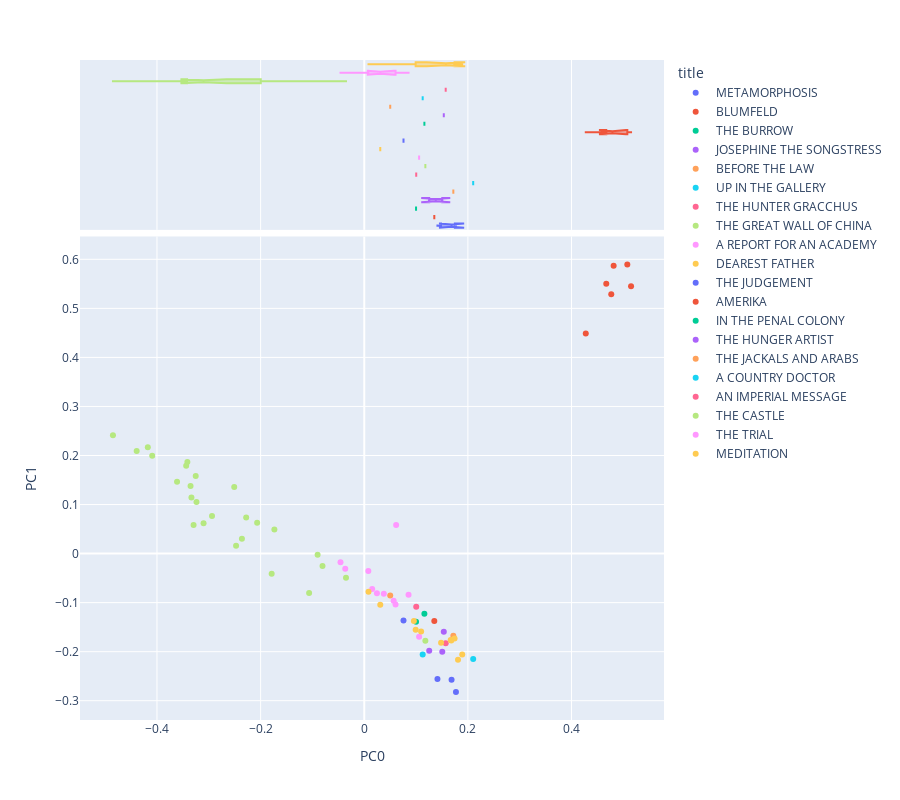

Notebook cell for this chart:
### Code cell
import pandas as pd
import numpy as np
from scipy.linalg import norm
import plotly_express as px
import seaborn as sns
from sklearn.decomposition import PCA
sns.set(style='ticks')
OHCO = ['book_id', 'chap_id']
# Added after class
norm_docs = True # This has the effect of exaggerating variance when False
center_term_vectors = True # This has the effect of demoting authorship when False
colors = "YlGnBu" 
# colors = "Spectral"




pca_engine = PCA(n_components=10)
DCM = pd.DataFrame(pca_engine.fit_transform(L2.fillna(0)), index=L2.index)
DCM.columns = ['PC{}'.format(i) for i in DCM.columns]
DCM = DCM.join(LIB[['author','title']], on='book_id') #the lavel i will use is work_type
def vis_pcs(M, a, b, label='author', hover_name='author', symbol=None, size=None):
    return px.scatter(M, f"PC{a}", f"PC{b}", color=label, hover_name=hover_name, 
                     symbol=symbol, size=size,
                     marginal_x='box', height=800)

def vis_loadings(a=0, b=1, hover_name='term_str'):
    return px.scatter(LOADINGS.reset_index(), f"PC{a}", f"PC{b}", 
                      text='term_str', hover_name='term_str',
                      size='dfidf', color='max_pos_group', 
                      marginal_x='box', height=800)
LOADINGS = pd.DataFrame(pca_engine.components_.T * np.sqrt(pca_engine.explained_variance_))
LOADINGS.columns = ["PC{}".format(i) for i in LOADINGS.columns]
LOADINGS.index = L2.columns
LOADINGS.index.name = 'term_str'
LOADINGS = LOADINGS.join(VOCAB)
vis_pcs(DCM, 0, 1, label='title', hover_name= 'title')

### Figure 1 — Plotly figure (JSON) as saved in the notebook; plotly's stock layout.template omitted (floating-point values rounded to 4 significant figures)
{"data": [{"hovertemplate": "<b>%{hovertext}</b><br><br>title=METAMORPHOSIS<br>PC0=%{x}<br>PC1=%{y}<extra></extra>", "hovertext": ["METAMORPHOSIS", "METAMORPHOSIS", "METAMORPHOSIS"], "legendgroup": "METAMORPHOSIS", "marker": {"color": "#636efa", "symbol": "circle"}, "mode": "markers", "name": "METAMORPHOSIS", "orientation": "v", "showlegend": true, "type": "scatter", "x": [0.1412, 0.177, 0.1685], "xaxis": "x", "y": [-0.2557, -0.2824, -0.2571], "yaxis": "y"}, {"alignmentgroup": "True", "hovertemplate": "<b>%{hovertext}</b><br><br>title=METAMORPHOSIS<br>PC0=%{x}<extra></extra>", "hovertext": ["METAMORPHOSIS", "METAMORPHOSIS", "METAMORPHOSIS"], "legendgroup": "METAMORPHOSIS", "marker": {"color": "#636efa", "symbol": "circle"}, "name": "METAMORPHOSIS", "notched": true, "offsetgroup": "METAMORPHOSIS", "showlegend": false, "type": "box", "x": [0.1412, 0.177, 0.1685], "xaxis": "x2", "yaxis": "y2"}, {"hovertemplate": "<b>%{hovertext}</b><br><br>title=BLUMFELD<br>PC0=%{x}<br>PC1=%{y}<extra></extra>", "hovertext": ["BLUMFELD"], "legendgroup": "BLUMFELD", "marker": {"color": "#EF553B", "symbol": "circle"}, "mode": "markers", "name": "BLUMFELD", "orientation": "v", "showlegend": true, "type": "scatter", "x": [0.1352], "xaxis": "x", "y": [-0.1374], "yaxis": "y"}, {"alignmentgroup": "True", "hovertemplate": "<b>%{hovertext}</b><br><br>title=BLUMFELD<br>PC0=%{x}<extra></extra>", "hovertext": ["BLUMFELD"], "legendgroup": "BLUMFELD", "marker": {"color": "#EF553B", "symbol": "circle"}, "name": "BLUMFELD", "notched": true, "offsetgroup": "BLUMFELD", "showlegend": false, "type": "box", "x": [0.1352], "xaxis": "x2", "yaxis": "y2"}, {"hovertemplate": "<b>%{hovertext}</b><br><br>title=THE BURROW<br>PC0=%{x}<br>PC1=%{y}<extra></extra>", "hovertext": ["THE BURROW"], "legendgroup": "THE BURROW", "marker": {"color": "#00cc96", "symbol": "circle"}, "mode": "markers", "name": "THE BURROW", "orientation": "v", "showlegend": true, "type": "scatter", "x": [0.09995], "xaxis": "x", "y": [-0.1389], "yaxis": "y"}, {"alignmentgroup": "True", "hovertemplate": "<b>%{hovertext}</b><br><br>title=THE BURROW<br>PC0=%{x}<extra></extra>", "hovertext": ["THE BURROW"], "legendgroup": "THE BURROW", "marker": {"color": "#00cc96", "symbol": "circle"}, "name": "THE BURROW", "notched": true, "offsetgroup": "THE BURROW", "showlegend": false, "type": "box", "x": [0.09995], "xaxis": "x2", "yaxis": "y2"}, {"hovertemplate": "<b>%{hovertext}</b><br><br>title=JOSEPHINE THE SONGSTRESS<br>PC0=%{x}<br>PC1=%{y}<extra></extra>", "hovertext": ["JOSEPHINE THE SONGSTRESS", "JOSEPHINE THE SONGSTRESS"], "legendgroup": "JOSEPHINE THE SONGSTRESS", "marker": {"color": "#ab63fa", "symbol": "circle"}, "mode": "markers", "name": "JOSEPHINE THE SONGSTRESS", "orientation": "v", "showlegend": true, "type": "scatter", "x": [0.1253, 0.1505], "xaxis": "x", "y": [-0.1982, -0.1999], "yaxis": "y"}, {"alignmentgroup": "True", "hovertemplate": "<b>%{hovertext}</b><br><br>title=JOSEPHINE THE SONGSTRESS<br>PC0=%{x}<extra></extra>", "hovertext": ["JOSEPHINE THE SONGSTRESS", "JOSEPHINE THE SONGSTRESS"], "legendgroup": "JOSEPHINE THE SONGSTRESS", "marker": {"color": "#ab63fa", "symbol": "circle"}, "name": "JOSEPHINE THE SONGSTRESS", "notched": true, "offsetgroup": "JOSEPHINE THE SONGSTRESS", "showlegend": false, "type": "box", "x": [0.1253, 0.1505], "xaxis": "x2", "yaxis": "y2"}, {"hovertemplate": "<b>%{hovertext}</b><br><br>title=BEFORE THE LAW<br>PC0=%{x}<br>PC1=%{y}<extra></extra>", "hovertext": ["BEFORE THE LAW"], "legendgroup": "BEFORE THE LAW", "marker": {"color": "#FFA15A", "symbol": "circle"}, "mode": "markers", "name": "BEFORE THE LAW", "orientation": "v", "showlegend": true, "type": "scatter", "x": [0.1719], "xaxis": "x", "y": [-0.1674], "yaxis": "y"}, {"alignmentgroup": "True", "hovertemplate": "<b>%{hovertext}</b><br><br>title=BEFORE THE LAW<br>PC0=%{x}<extra></extra>", "hovertext": ["BEFORE THE LAW"], "legendgroup": "BEFORE THE LAW", "marker": {"color": "#FFA15A", "symbol": "circle"}, "name": "BEFORE THE LAW", "notched": true, "offsetgroup": "BEFORE THE LAW", "showlegend": false, "type": "box", "x": [0.1719], "xaxis": "x2", "yaxis": "y2"}, {"hovertemplate": "<b>%{hovertext}</b><br><br>title=UP IN THE GALLERY<br>PC0=%{x}<br>PC1=%{y}<extra></extra>", "hovertext": ["UP IN THE GALLERY"], "legendgroup": "UP IN THE GALLERY", "marker": {"color": "#19d3f3", "symbol": "circle"}, "mode": "markers", "name": "UP IN THE GALLERY", "orientation": "v", "showlegend": true, "type": "scatter", "x": [0.2102], "xaxis": "x", "y": [-0.215], "yaxis": "y"}, {"alignmentgroup": "True", "hovertemplate": "<b>%{hovertext}</b><br><br>title=UP IN THE GALLERY<br>PC0=%{x}<extra></extra>", "hovertext": ["UP IN THE GALLERY"], "legendgroup": "UP IN THE GALLERY", "marker": {"color": "#19d3f3", "symbol": "circle"}, "name": "UP IN THE GALLERY", "notched": true, "offsetgroup": "UP IN THE GALLERY", "showlegend": false, "type": "box", "x": [0.2102], "xaxis": "x2", "yaxis": "y2"}, {"hovertemplate": "<b>%{hovertext}</b><br><br>title=THE HUNTER GRACCHUS<br>PC0=%{x}<br>PC1=%{y}<extra></extra>", "hovertext": ["THE HUNTER GRACCHUS"], "legendgroup": "THE HUNTER GRACCHUS", "marker": {"color": "#FF6692", "symbol": "circle"}, "mode": "markers", "name": "THE HUNTER GRACCHUS", "orientation": "v", "showlegend": true, "type": "scatter", "x": [0.1003], "xaxis": "x", "y": [-0.1083], "yaxis": "y"}, {"alignmentgroup": "True", "hovertemplate": "<b>%{hovertext}</b><br><br>title=THE HUNTER GRACCHUS<br>PC0=%{x}<extra></extra>", "hovertext": ["THE HUNTER GRACCHUS"], "legendgroup": "THE HUNTER GRACCHUS", "marker": {"color": "#FF6692", "symbol": "circle"}, "name": "THE HUNTER GRACCHUS", "notched": true, "offsetgroup": "THE HUNTER GRACCHUS", "showlegend": false, "type": "box", "x": [0.1003], "xaxis": "x2", "yaxis": "y2"}, {"hovertemplate": "<b>%{hovertext}</b><br><br>title=THE GREAT WALL OF CHINA<br>PC0=%{x}<br>PC1=%{y}<extra></extra>", "hovertext": ["THE GREAT WALL OF CHINA"], "legendgroup": "THE GREAT WALL OF CHINA", "marker": {"color": "#B6E880", "symbol": "circle"}, "mode": "markers", "name": "THE GREAT WALL OF CHINA", "orientation": "v", "showlegend": true, "type": "scatter", "x": [0.1179], "xaxis": "x", "y": [-0.1778], "yaxis": "y"}, {"alignmentgroup": "True", "hovertemplate": "<b>%{hovertext}</b><br><br>title=THE GREAT WALL OF CHINA<br>PC0=%{x}<extra></extra>", "hovertext": ["THE GREAT WALL OF CHINA"], "legendgroup": "THE GREAT WALL OF CHINA", "marker": {"color": "#B6E880", "symbol": "circle"}, "name": "THE GREAT WALL OF CHINA", "notched": true, "offsetgroup": "THE GREAT WALL OF CHINA", "showlegend": false, "type": "box", "x": [0.1179], "xaxis": "x2", "yaxis": "y2"}, {"hovertemplate": "<b>%{hovertext}</b><br><br>title=A REPORT FOR AN ACADEMY<br>PC0=%{x}<br>PC1=%{y}<extra></extra>", "hovertext": ["A REPORT FOR AN ACADEMY"], "legendgroup": "A REPORT FOR AN ACADEMY", "marker": {"color": "#FF97FF", "symbol": "circle"}, "mode": "markers", "name": "A REPORT FOR AN ACADEMY", "orientation": "v", "showlegend": true, "type": "scatter", "x": [0.1058], "xaxis": "x", "y": [-0.1697], "yaxis": "y"}, {"alignmentgroup": "True", "hovertemplate": "<b>%{hovertext}</b><br><br>title=A REPORT FOR AN ACADEMY<br>PC0=%{x}<extra></extra>", "hovertext": ["A REPORT FOR AN ACADEMY"], "legendgroup": "A REPORT FOR AN ACADEMY", "marker": {"color": "#FF97FF", "symbol": "circle"}, "name": "A REPORT FOR AN ACADEMY", "notched": true, "offsetgroup": "A REPORT FOR AN ACADEMY", "showlegend": false, "type": "box", "x": [0.1058], "xaxis": "x2", "yaxis": "y2"}, {"hovertemplate": "<b>%{hovertext}</b><br><br>title=DEAREST FATHER<br>PC0=%{x}<br>PC1=%{y}<extra></extra>", "hovertext": ["DEAREST FATHER"], "legendgroup": "DEAREST FATHER", "marker": {"color": "#FECB52", "symbol": "circle"}, "mode": "markers", "name": "DEAREST FATHER", "orientation": "v", "showlegend": true, "type": "scatter", "x": [0.03089], "xaxis": "x", "y": [-0.1044], "yaxis": "y"}, {"alignmentgroup": "True", "hovertemplate": "<b>%{hovertext}</b><br><br>title=DEAREST FATHER<br>PC0=%{x}<extra></extra>", "hovertext": ["DEAREST FATHER"], "legendgroup": "DEAREST FATHER", "marker": {"color": "#FECB52", "symbol": "circle"}, "name": "DEAREST FATHER", "notched": true, "offsetgroup": "DEAREST FATHER", "showlegend": false, "type": "box", "x": [0.03089], "xaxis": "x2", "yaxis": "y2"}, {"hovertemplate": "<b>%{hovertext}</b><br><br>title=THE JUDGEMENT<br>PC0=%{x}<br>PC1=%{y}<extra></extra>", "hovertext": ["THE JUDGEMENT"], "legendgroup": "THE JUDGEMENT", "marker": {"color": "#636efa", "symbol": "circle"}, "mode": "markers", "name": "THE JUDGEMENT", "orientation": "v", "showlegend": true, "type": "scatter", "x": [0.07573], "xaxis": "x", "y": [-0.1367], "yaxis": "y"}, {"alignmentgroup": "True", "hovertemplate": "<b>%{hovertext}</b><br><br>title=THE JUDGEMENT<br>PC0=%{x}<extra></extra>", "hovertext": ["THE JUDGEMENT"], "legendgroup": "THE JUDGEMENT", "marker": {"color": "#636efa", "symbol": "circle"}, "name": "THE JUDGEMENT", "notched": true, "offsetgroup": "THE JUDGEMENT", "showlegend": false, "type": "box", "x": [0.07573], "xaxis": "x2", "yaxis": "y2"}, {"hovertemplate": "<b>%{hovertext}</b><br><br>title=AMERIKA<br>PC0=%{x}<br>PC1=%{y}<extra></extra>", "hovertext": ["AMERIKA", "AMERIKA", "AMERIKA", "AMERIKA", "AMERIKA", "AMERIKA"], "legendgroup": "AMERIKA", "marker": {"color": "#EF553B", "symbol": "circle"}, "mode": "markers", "name": "AMERIKA", "orientation": "v", "showlegend": true, "type": "scatter", "x": [0.4275, 0.5149, 0.467, 0.5077, 0.4767, 0.4813], "xaxis": "x", "y": [0.4488, 0.5449, 0.5503, 0.5896, 0.5287, 0.5867], "yaxis": "y"}, {"alignmentgroup": "True", "hovertemplate": "<b>%{hovertext}</b><br><br>title=AMERIKA<br>PC0=%{x}<extra></extra>", "hovertext": ["AMERIKA", "AMERIKA", "AMERIKA", "AMERIKA", "AMERIKA", "AMERIKA"], "legendgroup": "AMERIKA", "marker": {"color": "#EF553B", "symbol": "circle"}, "name": "AMERIKA", "notched": true, "offsetgroup": "AMERIKA", "showlegend": false, "type": "box", "x": [0.4275, 0.5149, 0.467, 0.5077, 0.4767, 0.4813], "xaxis": "x2", "yaxis": "y2"}, {"hovertemplate": "<b>%{hovertext}</b><br><br>title=IN THE PENAL COLONY<br>PC0=%{x}<br>PC1=%{y}<extra></extra>", "hovertext": ["IN THE PENAL COLONY"], "legendgroup": "IN THE PENAL COLONY", "marker": {"color": "#00cc96", "symbol": "circle"}, "mode": "markers", "name": "IN THE PENAL COLONY", "orientation": "v", "showlegend": true, "type": "scatter", "x": [0.116], "xaxis": "x", "y": [-0.1226], "yaxis": "y"}, {"alignmentgroup": "True", "hovertemplate": "<b>%{hovertext}</b><br><br>title=IN THE PENAL COLONY<br>PC0=%{x}<extra></extra>", "hovertext": ["IN THE PENAL COLONY"], "legendgroup": "IN THE PENAL COLONY", "marker": {"color": "#00cc96", "symbol": "circle"}, "name": "IN THE PENAL COLONY", "notched": true, "offsetgroup": "IN THE PENAL COLONY", "showlegend": false, "type": "box", "x": [0.116], "xaxis": "x2", "yaxis": "y2"}, {"hovertemplate": "<b>%{hovertext}</b><br><br>title=THE HUNGER ARTIST<br>PC0=%{x}<br>PC1=%{y}<extra></extra>", "hovertext": ["THE HUNGER ARTIST"], "legendgroup": "THE HUNGER ARTIST", "marker": {"color": "#ab63fa", "symbol": "circle"}, "mode": "markers", "name": "THE HUNGER ARTIST", "orientation": "v", "showlegend": true, "type": "scatter", "x": [0.1535], "xaxis": "x", "y": [-0.1594], "yaxis": "y"}, {"alignmentgroup": "True", "hovertemplate": "<b>%{hovertext}</b><br><br>title=THE HUNGER ARTIST<br>PC0=%{x}<extra></extra>", "hovertext": ["THE HUNGER ARTIST"], "legendgroup": "THE HUNGER ARTIST", "marker": {"color": "#ab63fa", "symbol": "circle"}, "name": "THE HUNGER ARTIST", "notched": true, "offsetgroup": "THE HUNGER ARTIST", "showlegend": false, "type": "box", "x": [0.1535], "xaxis": "x2", "yaxis": "y2"}, {"hovertemplate": "<b>%{hovertext}</b><br><br>title=THE JACKALS AND ARABS<br>PC0=%{x}<br>PC1=%{y}<extra></extra>", "hovertext": ["THE JACKALS AND ARABS"], "legendgroup": "THE JACKALS AND ARABS", "marker": {"color": "#FFA15A", "symbol": "circle"}, "mode": "markers", "name": "THE JACKALS AND ARABS", "orientation": "v", "showlegend": true, "type": "scatter", "x": [0.0501], "xaxis": "x", "y": [-0.08522], "yaxis": "y"}, {"alignmentgroup": "True", "hovertemplate": "<b>%{hovertext}</b><br><br>title=THE JACKALS AND ARABS<br>PC0=%{x}<extra></extra>", "hovertext": ["THE JACKALS AND ARABS"], "legendgroup": "THE JACKALS AND ARABS", "marker": {"color": "#FFA15A", "symbol": "circle"}, "name": "THE JACKALS AND ARABS", "notched": true, "offsetgroup": "THE JACKALS AND ARABS", "showlegend": false, "type": "box", "x": [0.0501], "xaxis": "x2", "yaxis": "y2"}, {"hovertemplate": "<b>%{hovertext}</b><br><br>title=A COUNTRY DOCTOR<br>PC0=%{x}<br>PC1=%{y}<extra></extra>", "hovertext": ["A COUNTRY DOCTOR"], "legendgroup": "A COUNTRY DOCTOR", "marker": {"color": "#19d3f3", "symbol": "circle"}, "mode": "markers", "name": "A COUNTRY DOCTOR", "orientation": "v", "showlegend": true, "type": "scatter", "x": [0.1127], "xaxis": "x", "y": [-0.2056], "yaxis": "y"}, {"alignmentgroup": "True", "hovertemplate": "<b>%{hovertext}</b><br><br>title=A COUNTRY DOCTOR<br>PC0=%{x}<extra></extra>", "hovertext": ["A COUNTRY DOCTOR"], "legendgroup": "A COUNTRY DOCTOR", "marker": {"color": "#19d3f3", "symbol": "circle"}, "name": "A COUNTRY DOCTOR", "notched": true, "offsetgroup": "A COUNTRY DOCTOR", "showlegend": false, "type": "box", "x": [0.1127], "xaxis": "x2", "yaxis": "y2"}, {"hovertemplate": "<b>%{hovertext}</b><br><br>title=AN IMPERIAL MESSAGE<br>PC0=%{x}<br>PC1=%{y}<extra></extra>", "hovertext": ["AN IMPERIAL MESSAGE"], "legendgroup": "AN IMPERIAL MESSAGE", "marker": {"color": "#FF6692", "symbol": "circle"}, "mode": "markers", "name": "AN IMPERIAL MESSAGE", "orientation": "v", "showlegend": true, "type": "scatter", "x": [0.1572], "xaxis": "x", "y": [-0.183], "yaxis": "y"}, {"alignmentgroup": "True", "hovertemplate": "<b>%{hovertext}</b><br><br>title=AN IMPERIAL MESSAGE<br>PC0=%{x}<extra></extra>", "hovertext": ["AN IMPERIAL MESSAGE"], "legendgroup": "AN IMPERIAL MESSAGE", "marker": {"color": "#FF6692", "symbol": "circle"}, "name": "AN IMPERIAL MESSAGE", "notched": true, "offsetgroup": "AN IMPERIAL MESSAGE", "showlegend": false, "type": "box", "x": [0.1572], "xaxis": "x2", "yaxis": "y2"}, {"hovertemplate": "<b>%{hovertext}</b><br><br>title=THE CASTLE<br>PC0=%{x}<br>PC1=%{y}<extra></extra>", "hovertext": ["THE CASTLE", "THE CASTLE", "THE CASTLE", "THE CASTLE", "THE CASTLE", "THE CASTLE", "THE CASTLE", "THE CASTLE", "THE CASTLE", "THE CASTLE", "THE CASTLE", "THE CASTLE", "THE CASTLE", "THE CASTLE", "THE CASTLE", "THE CASTLE", "THE CASTLE", "THE CASTLE", "THE CASTLE", "THE CASTLE", "THE CASTLE", "THE CASTLE", "THE CASTLE", "THE CASTLE", "THE CASTLE"], "legendgroup": "THE CASTLE", "marker": {"color": "#B6E880", "symbol": "circle"}, "mode": "markers", "name": "THE CASTLE", "orientation": "v", "showlegend": true, "type": "scatter", "x": [-0.2279, -0.3335, -0.4177, -0.485, -0.1734, -0.3436, -0.3414, -0.2067, -0.251, -0.2938, -0.3252, -0.4092, -0.09002, -0.4392, -0.2361, -0.3101, -0.2473, -0.1787, -0.1064, -0.3294, -0.3352, -0.3613, -0.03526, -0.08054, -0.3238], "xaxis": "x", "y": [0.07341, 0.1142, 0.2169, 0.2411, 0.0492, 0.1789, 0.1867, 0.06266, 0.1355, 0.07667, 0.1581, 0.1994, -0.002323, 0.2092, 0.03044, 0.0619, 0.01576, -0.04124, -0.08026, 0.05847, 0.1376, 0.1465, -0.04944, -0.02521, 0.1054], "yaxis": "y"}, {"alignmentgroup": "True", "hovertemplate": "<b>%{hovertext}</b><br><br>title=THE CASTLE<br>PC0=%{x}<extra></extra>", "hovertext": ["THE CASTLE", "THE CASTLE", "THE CASTLE", "THE CASTLE", "THE CASTLE", "THE CASTLE", "THE CASTLE", "THE CASTLE", "THE CASTLE", "THE CASTLE", "THE CASTLE", "THE CASTLE", "THE CASTLE", "THE CASTLE", "THE CASTLE", "THE CASTLE", "THE CASTLE", "THE CASTLE", "THE CASTLE", "THE CASTLE", "THE CASTLE", "THE CASTLE", "THE CASTLE", "THE CASTLE", "THE CASTLE"], "legendgroup": "THE CASTLE", "marker": {"color": "#B6E880", "symbol": "circle"}, "name": "THE CASTLE", "notched": true, "offsetgroup": "THE CASTLE", "showlegend": false, "type": "box", "x": [-0.2279, -0.3335, -0.4177, -0.485, -0.1734, -0.3436, -0.3414, -0.2067, -0.251, -0.2938, -0.3252, -0.4092, -0.09002, -0.4392, -0.2361, -0.3101, -0.2473, -0.1787, -0.1064, -0.3294, -0.3352, -0.3613, -0.03526, -0.08054, -0.3238], "xaxis": "x2", "yaxis": "y2"}, {"hovertemplate": "<b>%{hovertext}</b><br><br>title=THE TRIAL<br>PC0=%{x}<br>PC1=%{y}<extra></extra>", "hovertext": ["THE TRIAL", "THE TRIAL", "THE TRIAL", "THE TRIAL", "THE TRIAL", "THE TRIAL", "THE TRIAL", "THE TRIAL", "THE TRIAL", "THE TRIAL"], "legendgroup": "THE TRIAL", "marker": {"color": "#FF97FF", "symbol": "circle"}, "mode": "markers", "name": "THE TRIAL", "orientation": "v", "showlegend": true, "type": "scatter", "x": [-0.03669, 0.01529, -0.04585, 0.08546, 0.05672, 0.06153, 0.02443, 0.007852, 0.03778, 0.06037], "xaxis": "x", "y": [-0.03075, -0.072, -0.01781, -0.08392, -0.09597, 0.05812, -0.08079, -0.03549, -0.08183, -0.1037], "yaxis": "y"}, {"alignmentgroup": "True", "hovertemplate": "<b>%{hovertext}</b><br><br>title=THE TRIAL<br>PC0=%{x}<extra></extra>", "hovertext": ["THE TRIAL", "THE TRIAL", "THE TRIAL", "THE TRIAL", "THE TRIAL", "THE TRIAL", "THE TRIAL", "THE TRIAL", "THE TRIAL", "THE TRIAL"], "legendgroup": "THE TRIAL", "marker": {"color": "#FF97FF", "symbol": "circle"}, "name": "THE TRIAL", "notched": true, "offsetgroup": "THE TRIAL", "showlegend": false, "type": "box", "x": [-0.03669, 0.01529, -0.04585, 0.08546, 0.05672, 0.06153, 0.02443, 0.007852, 0.03778, 0.06037], "xaxis": "x2", "yaxis": "y2"}, {"hovertemplate": "<b>%{hovertext}</b><br><br>title=MEDITATION<br>PC0=%{x}<br>PC1=%{y}<extra></extra>", "hovertext": ["MEDITATION", "MEDITATION", "MEDITATION", "MEDITATION", "MEDITATION", "MEDITATION", "MEDITATION", "MEDITATION", "MEDITATION", "MEDITATION"], "legendgroup": "MEDITATION", "marker": {"color": "#FECB52", "symbol": "circle"}, "mode": "markers", "name": "MEDITATION", "orientation": "v", "showlegend": true, "type": "scatter", "x": [0.0992, 0.09577, 0.1097, 0.1742, 0.1483, 0.1679, 0.1668, 0.1809, 0.189, 0.008177], "xaxis": "x", "y": [-0.1551, -0.1373, -0.159, -0.173, -0.1818, -0.1773, -0.1761, -0.2166, -0.206, -0.07766], "yaxis": "y"}, {"alignmentgroup": "True", "hovertemplate": "<b>%{hovertext}</b><br><br>title=MEDITATION<br>PC0=%{x}<extra></extra>", "hovertext": ["MEDITATION", "MEDITATION", "MEDITATION", "MEDITATION", "MEDITATION", "MEDITATION", "MEDITATION", "MEDITATION", "MEDITATION", "MEDITATION"], "legendgroup": "MEDITATION", "marker": {"color": "#FECB52", "symbol": "circle"}, "name": "MEDITATION", "notched": true, "offsetgroup": "MEDITATION", "showlegend": false, "type": "box", "x": [0.0992, 0.09577, 0.1097, 0.1742, 0.1483, 0.1679, 0.1668, 0.1809, 0.189, 0.008177], "xaxis": "x2", "yaxis": "y2"}], "layout": {"height": 800, "legend": {"title": {"text": "title"}, "tracegroupgap": 0}, "margin": {"t": 60}, "xaxis": {"anchor": "y", "domain": [0, 1], "title": {"text": "PC0"}}, "xaxis2": {"anchor": "y2", "domain": [0, 1], "matches": "x", "showgrid": true, "showticklabels": false}, "yaxis": {"anchor": "x", "domain": [0, 0.7326], "title": {"text": "PC1"}}, "yaxis2": {"anchor": "x2", "domain": [0.7426, 1], "matches": "y2", "showgrid": false, "showline": false, "showticklabels": false, "ticks": ""}}}
